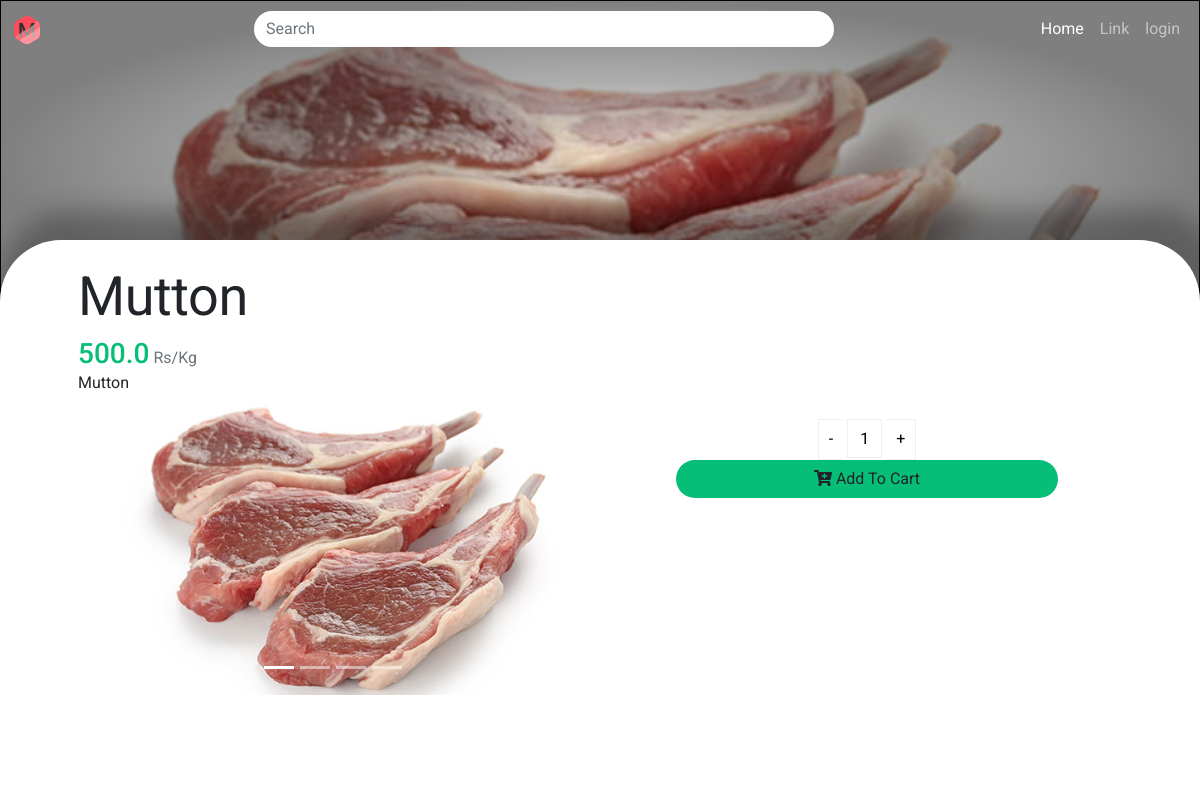
The app's page /product/3 with its own data.
### home/models.py (models this page shows, shortened)
class Product(models.Model):
    meat_type = (
        ('c', 'chicken'),
        ('b', 'beef'),
        ('m', 'mutton'),
        ('p', 'pork'),
        ('f', 'fish'),
    )
    title = models.CharField(max_length=255)
    description = models.TextField(max_length=2048)
    price = models.FloatField()
    stock = models.IntegerField()
    meat = models.CharField(max_length=1, choices=meat_type)

class ImageModel(models.Model):
    title = models.TextField(max_length=10)
    mainimage = models.ImageField(upload_to="static/images/", null=True)
    image = models.ForeignKey(Product, related_name='images', on_delete=models.CASCADE)

### home/views.py (the view, shortened to what this page needs)
# urls.py: path('product/<int:primary_key>', views.display_product, name='product'),
def display_product(request, primary_key):
    inventory = Product.objects.get(id=primary_key)
    context = {"products": inventory}
    return render(request, template_name="display_product.html", context=context)

### templates/display_product.html (shortened to what this page needs)
{% extends "base.html" %}
{% load static %}
{% block extra_css %}
    <link rel="stylesheet" href="{% static 'index.css' %}"/>
{% endblock %}
{% block content %}
    <div class="product">
        <div style="background-image: url('/{{ products.images.all.0.mainimage }}')" class="background_img">
            <div class="img_overlay  ">
            </div>
        </div>
        <div class="card-body-product">
            <div class="container px-5 py-3">
                <div class="product__heading">
                    {{ products.title }}
                </div>
                <div>
                    <span class="bold h3 text-success">{{ products.price }}</span> <span
                        class="text-secondary">Rs/Kg</span>
                </div>
                <div>
                    {{ products.description }}
                </div>
                <div class="row">
                    <div class="col-12 col-md-6">
                        <div id="carouselExampleIndicators" class="carousel slide" data-bs-ride="carousel">
                            <ol class="carousel-indicators">
                                {% for image in products.images.all %}
                                    <li data-bs-target="#carouselExampleIndicators"
                                        data-bs-slide-to="{{ forloop.counter0 }}"
                                        class="{% if forloop.counter0 == 0 %}active{% endif %}"></li>
                                {% endfor %}
                            </ol>
                            <div class="carousel-inner">
                                {% for image in products.images.all %}
                                    <div class="carousel-item {% firstof forloop.counter0 'active' %}">
                                        <div style="background-image: url('/{{ image.mainimage }}')"
                                             class="d-block product__photo"></div>
                                    </div>
                                {% endfor %}
                            </div>
                            <a class="carousel-control-prev" href="#carouselExampleIndicators" role="button"
                               data-bs-slide="prev">
                                <span class="carousel-control-prev-icon" aria-hidden="true"></span>
                            </a>
                            <a class="carousel-control-next" href="#carouselExampleIndicators" role="button"
                               data-bs-slide="next">
                                <span class="carousel-control-next-icon" aria-hidden="true"></span>
                            </a>
                        </div>
                    </div>
                    <div class="col-12 col-md-6">
                        <div class="text-center w-100 py-4">
                            {% include 'plusandminus.html' %}
                            <button class="btn rounded_cart text-center w-75"
                                    onclick="addProductToCart({{ products.id }},this,'{{ products.title }}')"><i
                                    class="fas fa-cart-plus"></i> Add
                                To
                                Cart
                            </button>
                        </div>
                    </div>
                </div>
            </div>
        </div>
    </div>
{% endblock %}

### static/index.css (style rules this page uses)
html { height: 100%; }
body { height: 100%; font-family: Roboto; }
.card-body-product { background: white; box-shadow: 15px -15px 25px 15px rgba(0, 0, 0, 0.25); border-top-left-radius: 61px; border-top-right-radius: 61px; min-height: 70%; top: -10%; position: relative; }
body, html { height: 100%; }
body { background-color: #f7f7f7; }
.img_overlay { background: radial-gradient(50% 50% at 50% 50%, rgba(126, 126, 126, 0) 0%, rgba(0, 0, 0, 0.32) 50%, rgba(0, 0, 0, 0.5) 100%); border: 1px solid #000000; box-sizing: border-box; height: 100%; width: 100%; }
.background_img { background-size: cover; height: 40%; }
.product { width: 100%; height: 100%; }
.product__heading { font-family: Roboto; font-style: normal; font-weight: normal; font-size: 54px; letter-spacing: -0.41px }
.text-success { color: #06BE77 !important; }
.rounded_cart { border-radius: 50px; background: #06BE77; }
.product__photo { border-radius: 50px; width: 100%; height: 300px; background-size: cover; position: relative; }

### records on screen
Product: images.all.0.mainimage (picture), title "Mutton", price "500.0", description "Mutton"
ImageModel: mainimage (picture)
